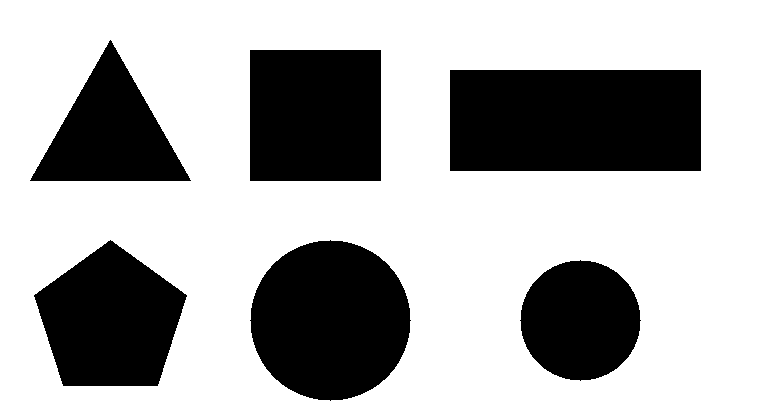
#> input picture draft/collaboration/claude_26_30/recording_candidates/28/shapes_synthetic.png, 760 x 420 px
$ python check_headless.py
#> lines starting #> are read from the running program, lines starting #| are printed output that depends on the picture; after the words box and inside, x2 and y2 are one past the last pixel; in counts of white or black regions, pixels touching at a corner belong together
### draft/collaboration/claude_26_30/recording_candidates/28/core.py
# -*- coding: utf-8 -*-
"""第 28 讲 轮廓的查找与绘制：录屏程序与无界面核对共用的核心代码（写法与正式脚本一致）。
约定：二值图白色是目标、黑色是背景；白底黑图形要用 THRESH_BINARY_INV。"""
import cv2


def load(path):
#> called with path = 'shapes_synthetic.png'
    img = cv2.imread(path)
#> img is the input picture: shape (420, 760, 3); values 30 (black) and 255 (white), 68.4% white; 6 black regions, box (x1, y1, x2, y2) and area: (450, 70, 701, 171) 25351, (250, 240, 411, 401) 20081, (250, 50, 381, 181) 17161, (34, 240, 187, 386) 15464, (30, 40, 191, 181) 11421, (520, 260, 641, 381) 11289
    if img is None:
        raise SystemExit(f"读不到图片：{path}（检查文件名和路径）")
    return img


def binarize(img):
    gray = cv2.cvtColor(img, cv2.COLOR_BGR2GRAY)
    _, binary = cv2.threshold(gray, 0, 255, cv2.THRESH_BINARY_INV + cv2.THRESH_OTSU)
#> binary: shape (420, 760); 31.6% white; 6 white regions
    return binary


def draw_numbered(img, contours):
    """28-P7：逐个画轮廓并在第一个点处写编号"""
    out = img.copy()
    for i, c in enumerate(contours):
        cv2.drawContours(out, [c], -1, (0, 0, 255), 2)
        x, y = c[0][0]
        cv2.putText(out, str(i + 1), (int(x), int(y)), cv2.FONT_HERSHEY_SIMPLEX, 0.8, (255, 0, 0), 2)
    return out

### draft/collaboration/claude_26_30/recording_candidates/28/check_headless.py
# -*- coding: utf-8 -*-
"""第 28 讲无界面核对：打印轮廓数量与层级，保存结果图，不打开窗口。
用法：python check_headless.py [--shapes 图片] [--washers 图片] [--outdir 输出目录]
"""
import argparse
import os
import cv2
from core import load, binarize, draw_numbered

ap = argparse.ArgumentParser()
ap.add_argument("--shapes", default="shapes_synthetic.png")
ap.add_argument("--washers", default="washers_synthetic.png")
ap.add_argument("--outdir", default="check_out")
args = ap.parse_args()
os.makedirs(args.outdir, exist_ok=True)

img = load(args.shapes)
binary = binarize(img)
contours, _ = cv2.findContours(binary, cv2.RETR_EXTERNAL, cv2.CHAIN_APPROX_SIMPLE)
#> contours = 6 contours; box (x1, y1, x2, y2) and area: (450, 70, 701, 171) 25000, (250, 240, 411, 401) 19854, (250, 50, 381, 181) 16900, (34, 240, 187, 386) 15250, (30, 40, 191, 181) 11200, (520, 260, 641, 381) 11120
out = img.copy(); cv2.drawContours(out, contours, -1, (0, 255, 0), 2)
#> after `cv2.drawContours(out, contours, -1, (0, 255, 0), 2)`:
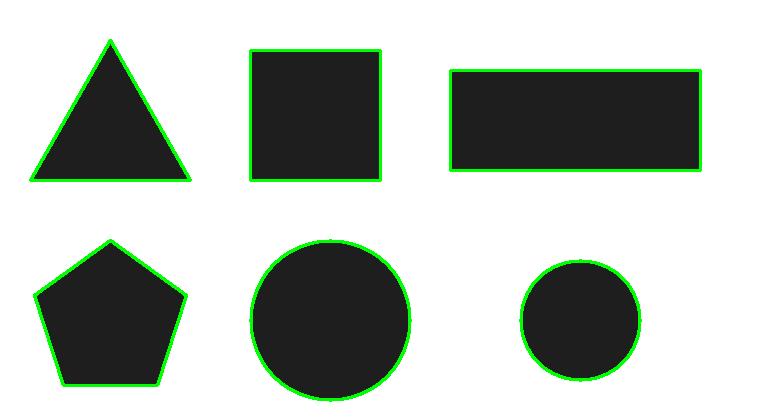
#> out: shape (420, 760, 3); 3.11% of pixels changed, all inside (x1, y1, x2, y2) = (29, 39, 702, 402)
print("P6 轮廓数:", len(contours), " 二值图白色占比 %.3f（白色应为图形）" % (cv2.countNonZero(binary) / binary.size))
#| P6 轮廓数: 6  二值图白色占比 0.316（白色应为图形）
cv2.imwrite(os.path.join(args.outdir, "28_p6_binary.png"), binary)
cv2.imwrite(os.path.join(args.outdir, "28_p6_out.png"), out)
if os.path.basename(args.shapes) == "shapes_synthetic.png":
    assert len(contours) == 6

w = load(args.washers)
#> call 2 of load, with path = 'washers_synthetic.png'
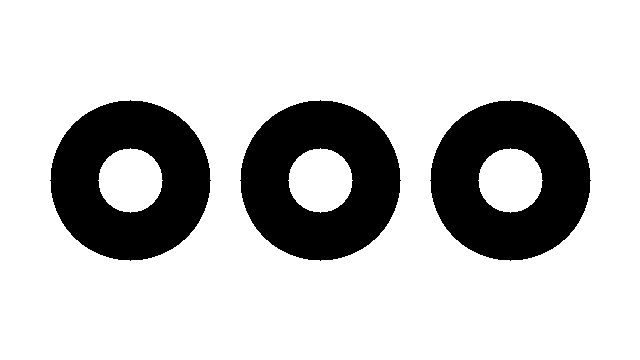
#> input picture draft/collaboration/claude_26_30/recording_candidates/28/washers_synthetic.png, 640 x 360 px
#> in load, img is the input picture: shape (360, 640, 3); values 40 (black) and 245 (white), 78% white; 3 black regions, box (x1, y1, x2, y2) and area: (50, 100, 211, 261) 16872, (240, 100, 401, 261) 16872, (430, 100, 591, 261) 16872
b2 = binarize(w)
#> in binarize (call 2), `_, binary = cv2.threshold(gray, 0, 255, cv2.THRESH_BINARY_INV + cv2.TH..`: binary: shape (360, 640); 22% white; 3 white regions
ext, _ = cv2.findContours(b2, cv2.RETR_EXTERNAL, cv2.CHAIN_APPROX_SIMPLE)
#> ext = 3 contours; box (x1, y1, x2, y2) and area: (430, 100, 591, 261) 19854, (240, 100, 401, 261) 19854, (50, 100, 211, 261) 19854
tree, hier = cv2.findContours(b2, cv2.RETR_TREE, cv2.CHAIN_APPROX_SIMPLE)
#> tree = 6 contours; box (x1, y1, x2, y2) and area: (430, 100, 591, 261) 19854, (240, 100, 401, 261) 19854, (50, 100, 211, 261) 19854, (477, 147, 544, 214) 3300, (287, 147, 354, 214) 3300, (97, 147, 164, 214) 3300
print("P7 EXTERNAL:", len(ext), " TREE:", len(tree))
#| P7 EXTERNAL: 3  TREE: 6
print("P7 TREE 层级 [next, prev, first_child, parent]:", hier[0].tolist())
#| P7 TREE 层级 [next, prev, first_child, parent]: [[2, -1, 1, -1], [-1, -1, -1, 0], [4, 0, 3, -1], [-1, -1, -1, 2], [-1, 2, 5, -1], [-1, -1, -1, 4]]
holes = sum(1 for h in hier[0] if h[3] != -1)
#> holes = 3
print("P7 有父轮廓（孔）的数量:", holes)
#| P7 有父轮廓（孔）的数量: 3
cv2.imwrite(os.path.join(args.outdir, "28_p7_binary.png"), b2)
cv2.imwrite(os.path.join(args.outdir, "28_p7_numbered.png"), draw_numbered(w, ext))
#> the loop in draw_numbered, `for i, c in enumerate(contours):` made 3 passes
#> x on passes 1 to 3: 510, 320, 130
#> after the loop in draw_numbered, `for i, c in enumerate(contours):`:
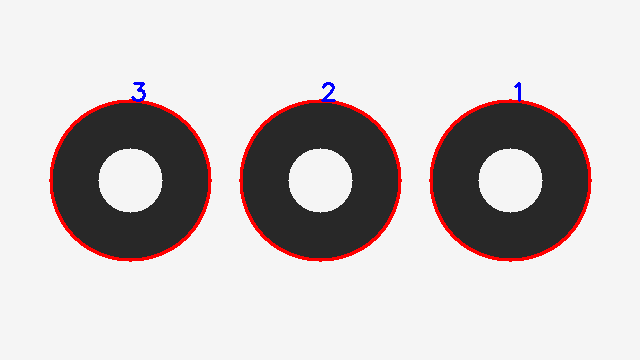
#> out: shape (360, 640, 3); 2.37% of pixels changed, all inside (x1, y1, x2, y2) = (49, 82, 592, 262)
if os.path.basename(args.washers) == "washers_synthetic.png":
    assert (len(ext), len(tree), holes) == (3, 6, 3)
print("OK 28")
